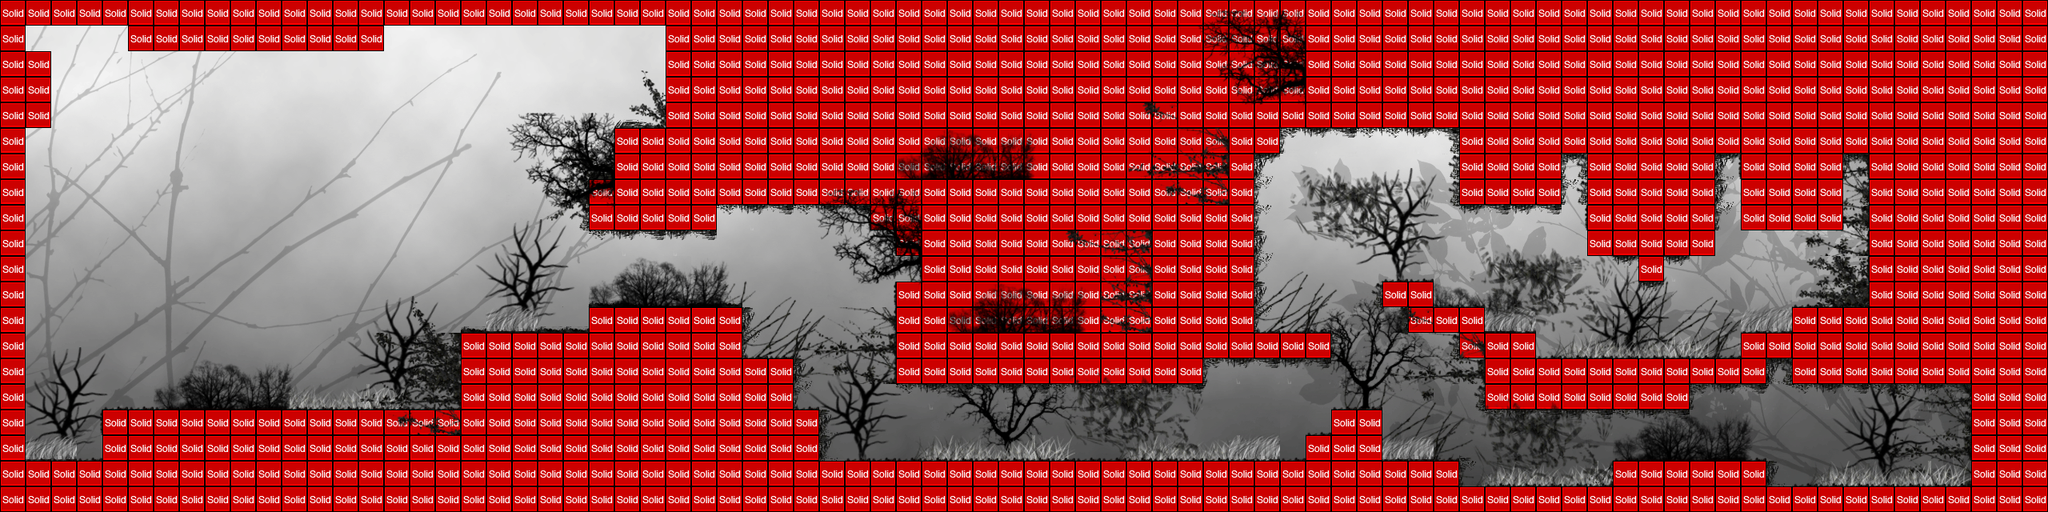

Rendered tile map (Tiled .tmx) drawn with the repository's tilesets; below, a short description and the map source with its tile grids summarised:
An orthogonal 80x20 tile map with 32x32 px tiles, 10 tile layers (bushes, trees, trees2, gras, ...), 3 tilesets, 1 image layer and 20 objects (13x CoinEntity, 5x EnemyEntity, mainPlayer, me.LevelEntity).

<map version="1.0" orientation="orthogonal" width="80" height="20" tilewidth="32" tileheight="32">
 <tileset firstgid="1" name="tiles" tilewidth="32" tileheight="32">
  <image source="../img/map/tiles.png" trans="ff00ff" width="640" height="640" />
 </tileset>
 <tileset firstgid="401" name="metatiles32x32" tilewidth="32" tileheight="32">
  <image source="../img/map/metatiles32x32.png" trans="ff00ff" width="160" height="32" />
  <tile id="0">
   <properties>
    <property name="type" value="solid" />
   </properties>
  </tile>
 </tileset>
 <tileset firstgid="406" name="tiles2" tilewidth="32" tileheight="32">
  <image source="../img/map/tiles2.png" width="800" height="576" />
 </tileset>
 <imagelayer name="Bildebene 1" width="80" height="20">
  <image source="../img/1bg.png" />
 </imagelayer>
 <layer name="bushes" width="80" height="20">
  <data>[1600 cells, 307 non-empty, 61 distinct tile ids]</data>
 </layer>
 <layer name="trees" width="80" height="20">
  <data>[1600 cells, 245 non-empty, 25 distinct tile ids]</data>
 </layer>
 <layer name="trees2" width="80" height="20">
  <data>[1600 cells, 187 non-empty, 53 distinct tile ids]</data>
 </layer>
 <layer name="gras" width="80" height="20">
  <data>[1600 cells, 80 non-empty, 19 distinct tile ids]</data>
 </layer>
 <layer name="rocks side 2" width="80" height="20">
  <data>[1600 cells, 32 non-empty, 9 distinct tile ids]</data>
 </layer>
 <layer name="Rocks side" width="80" height="20">
  <data>[1600 cells, 102 non-empty, 13 distinct tile ids]</data>
 </layer>
 <layer name="Base" width="80" height="20">
  <data>[1600 cells, 768 non-empty, 14 distinct tile ids]</data>
 </layer>
 <objectgroup name="Objektebene 1" width="80" height="20">
  <object name="mainPlayer" x="242" y="459" width="32" height="32">
   <properties>
    <property name="image" value="walk" />
    <property name="spritewidth" value="64" />
   </properties>
  </object>
  <object name="CoinEntity" x="328" y="457" width="32" height="32">
   <properties>
    <property name="image" value="note" />
    <property name="spritewidth" value="64" />
   </properties>
  </object>
  <object name="CoinEntity" x="435" y="456" width="32" height="32">
   <properties>
    <property name="image" value="note" />
    <property name="spritewidth" value="64" />
   </properties>
  </object>
  <object name="CoinEntity" x="658" y="357" width="32" height="32">
   <properties>
    <property name="image" value="note" />
    <property name="spritewidth" value="64" />
   </properties>
  </object>
  <object name="CoinEntity" x="984" y="314" width="32" height="32">
   <properties>
    <property name="image" value="note" />
    <property name="spritewidth" value="64" />
   </properties>
  </object>
  <object name="CoinEntity" x="1043" y="384" width="32" height="32">
   <properties>
    <property name="image" value="note" />
    <property name="spritewidth" value="64" />
   </properties>
  </object>
  <object name="CoinEntity" x="1118" y="526" width="32" height="32">
   <properties>
    <property name="image" value="note" />
    <property name="spritewidth" value="64" />
   </properties>
  </object>
  <object name="CoinEntity" x="1296" y="363" width="32" height="32">
   <properties>
    <property name="image" value="note" />
    <property name="spritewidth" value="64" />
   </properties>
  </object>
  <object name="CoinEntity" x="1259" y="514" width="32" height="32">
   <properties>
    <property name="image" value="note" />
    <property name="spritewidth" value="64" />
   </properties>
  </object>
  <object name="CoinEntity" x="1410" y="525" width="32" height="32">
   <properties>
    <property name="image" value="note" />
    <property name="spritewidth" value="64" />
   </properties>
  </object>
  <object name="CoinEntity" x="1939" y="282" width="32" height="32">
   <properties>
    <property name="image" value="note" />
    <property name="spritewidth" value="64" />
   </properties>
  </object>
  <object name="CoinEntity" x="1875" y="546" width="32" height="32">
   <properties>
    <property name="image" value="note" />
    <property name="spritewidth" value="64" />
   </properties>
  </object>
  <object name="CoinEntity" x="2164" y="514" width="32" height="32">
   <properties>
    <property name="image" value="note" />
    <property name="spritewidth" value="64" />
   </properties>
  </object>
  <object name="CoinEntity" x="2264" y="334" width="32" height="32">
   <properties>
    <property name="image" value="note" />
    <property name="spritewidth" value="64" />
   </properties>
  </object>
  <object name="me.LevelEntity" x="2264" y="317" width="65" height="64">
   <properties>
    <property name="duration" value="250" />
    <property name="fade" value="#00000" />
    <property name="to" value="welt3" />
   </properties>
  </object>
 </objectgroup>
 <objectgroup name="Enemy" width="80" height="20">
  <object name="EnemyEntity" x="735" y="326" width="192" height="32">
   <properties>
    <property name="image" value="gir" />
    <property name="spritewidth" value="64" />
   </properties>
  </object>
  <object name="EnemyEntity" x="1322" y="536" width="279" height="33">
   <properties>
    <property name="image" value="gir" />
    <property name="spritewidth" value="64" />
   </properties>
  </object>
  <object name="EnemyEntity" x="2020" y="538" width="134" height="29">
   <properties>
    <property name="image" value="walk" />
    <property name="spritewidth" value="64" />
   </properties>
  </object>
  <object name="EnemyEntity" x="1002" y="151" width="192" height="33">
   <properties>
    <property name="image" value="gir" />
    <property name="spritewidth" value="64" />
   </properties>
  </object>
  <object name="EnemyEntity" x="1925" y="411" width="243" height="31">
   <properties>
    <property name="image" value="walk" />
    <property name="spritewidth" value="64" />
   </properties>
  </object>
 </objectgroup>
 <layer name="Collision" width="80" height="20">
  <data>[1600 cells, 931 non-empty, 1 distinct tile ids]</data>
 </layer>
 <layer name="gras_vg" width="80" height="20">
  <data>[1600 cells, 28 non-empty, 4 distinct tile ids]</data>
 </layer>
 <layer name="bushes_vg" width="80" height="20">
  <data>[1600 cells, 313 non-empty, 81 distinct tile ids]</data>
 </layer>
</map>
